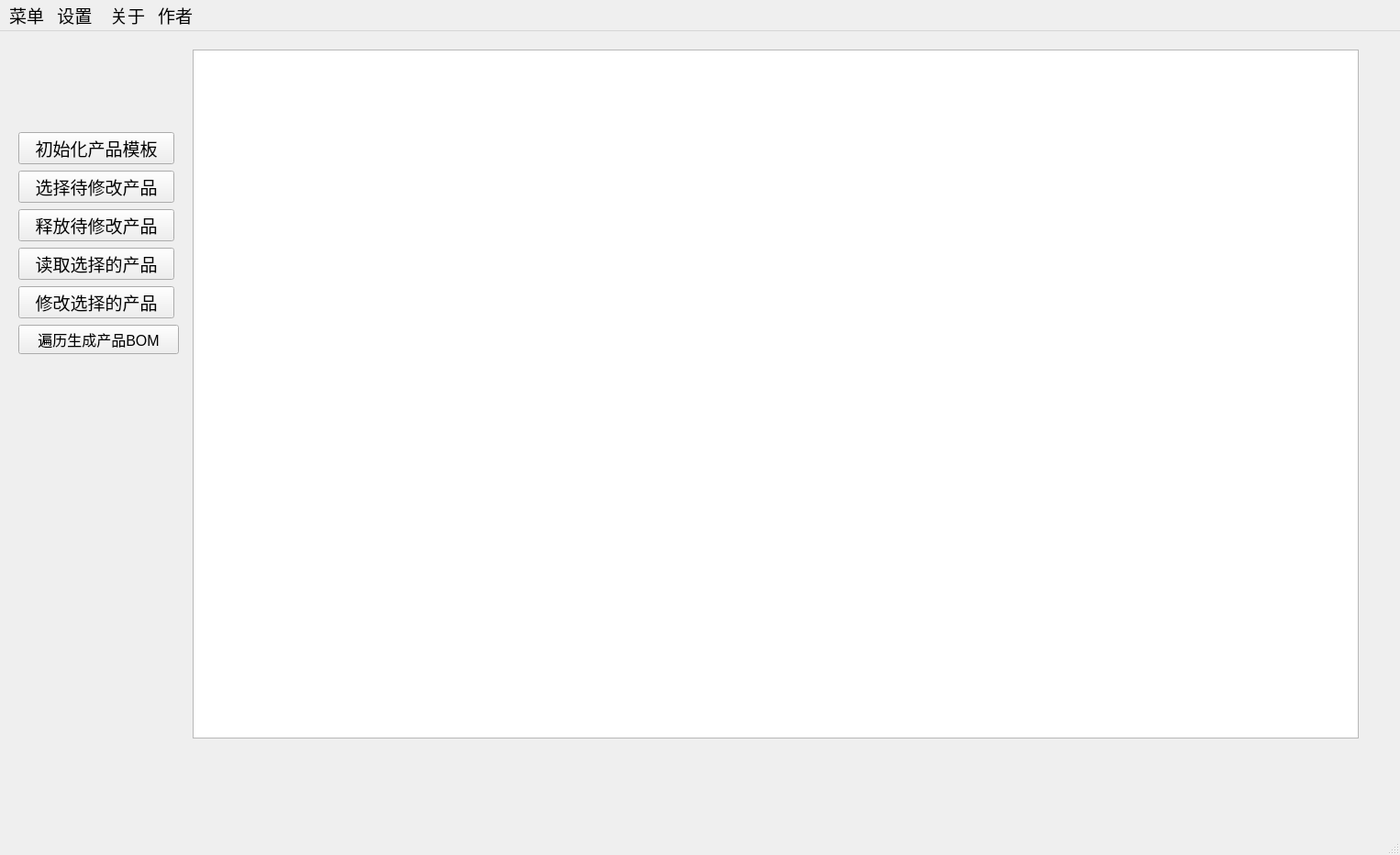
<?xml version="1.0" encoding="UTF-8"?>
<ui version="4.0">
 <class>MainWindow</class>
 <widget class="QMainWindow" name="MainWindow">
  <property name="geometry">
   <rect>
    <x>0</x>
    <y>0</y>
    <width>1526</width>
    <height>932</height>
   </rect>
  </property>
  <property name="font">
   <font>
    <family>Arial</family>
    <pointsize>14</pointsize>
   </font>
  </property>
  <property name="windowTitle">
   <string>MainWindow</string>
  </property>
  <widget class="QWidget" name="centralwidget">
   <widget class="QPushButton" name="pushButton_2">
    <property name="geometry">
     <rect>
      <x>20</x>
      <y>236</y>
      <width>170</width>
      <height>35</height>
     </rect>
    </property>
    <property name="text">
     <string>读取选择的产品</string>
    </property>
   </widget>
   <widget class="QPushButton" name="pushButton_3">
    <property name="geometry">
     <rect>
      <x>20</x>
      <y>278</y>
      <width>170</width>
      <height>35</height>
     </rect>
    </property>
    <property name="text">
     <string>修改选择的产品</string>
    </property>
   </widget>
   <widget class="QPushButton" name="pushButton_4">
    <property name="geometry">
     <rect>
      <x>20</x>
      <y>152</y>
      <width>170</width>
      <height>35</height>
     </rect>
    </property>
    <property name="text">
     <string>选择待修改产品</string>
    </property>
   </widget>
   <widget class="QPushButton" name="pushButton_5">
    <property name="geometry">
     <rect>
      <x>20</x>
      <y>194</y>
      <width>170</width>
      <height>35</height>
     </rect>
    </property>
    <property name="text">
     <string>释放待修改产品</string>
    </property>
   </widget>
   <widget class="QPushButton" name="pushButton_6">
    <property name="geometry">
     <rect>
      <x>20</x>
      <y>320</y>
      <width>175</width>
      <height>32</height>
     </rect>
    </property>
    <property name="font">
     <font>
      <family>Arial</family>
      <pointsize>12</pointsize>
     </font>
    </property>
    <property name="text">
     <string>遍历生成产品BOM</string>
    </property>
   </widget>
   <widget class="QPushButton" name="pushButton">
    <property name="geometry">
     <rect>
      <x>20</x>
      <y>110</y>
      <width>170</width>
      <height>35</height>
     </rect>
    </property>
    <property name="text">
     <string>初始化产品模板</string>
    </property>
   </widget>
   <widget class="QTableView" name="tableView">
    <property name="geometry">
     <rect>
      <x>210</x>
      <y>20</y>
      <width>1271</width>
      <height>751</height>
     </rect>
    </property>
    <property name="mouseTracking">
     <bool>false</bool>
    </property>
    <property name="whatsThis">
     <string>这是表格</string>
    </property>
   </widget>
  </widget>
  <widget class="QStatusBar" name="statusbar"/>
  <widget class="QMenuBar" name="menubar">
   <property name="geometry">
    <rect>
     <x>0</x>
     <y>0</y>
     <width>1526</width>
     <height>32</height>
    </rect>
   </property>
   <widget class="QMenu" name="menucatia">
    <property name="title">
     <string>菜单</string>
    </property>
   </widget>
   <widget class="QMenu" name="menu">
    <property name="title">
     <string>设置 </string>
    </property>
   </widget>
   <widget class="QMenu" name="menu_2">
    <property name="title">
     <string>关于</string>
    </property>
   </widget>
   <widget class="QMenu" name="menu_3">
    <property name="title">
     <string>作者</string>
    </property>
   </widget>
   <addaction name="menucatia"/>
   <addaction name="menu"/>
   <addaction name="menu_2"/>
   <addaction name="menu_3"/>
  </widget>
 </widget>
 <resources/>
 <connections/>
</ui>
